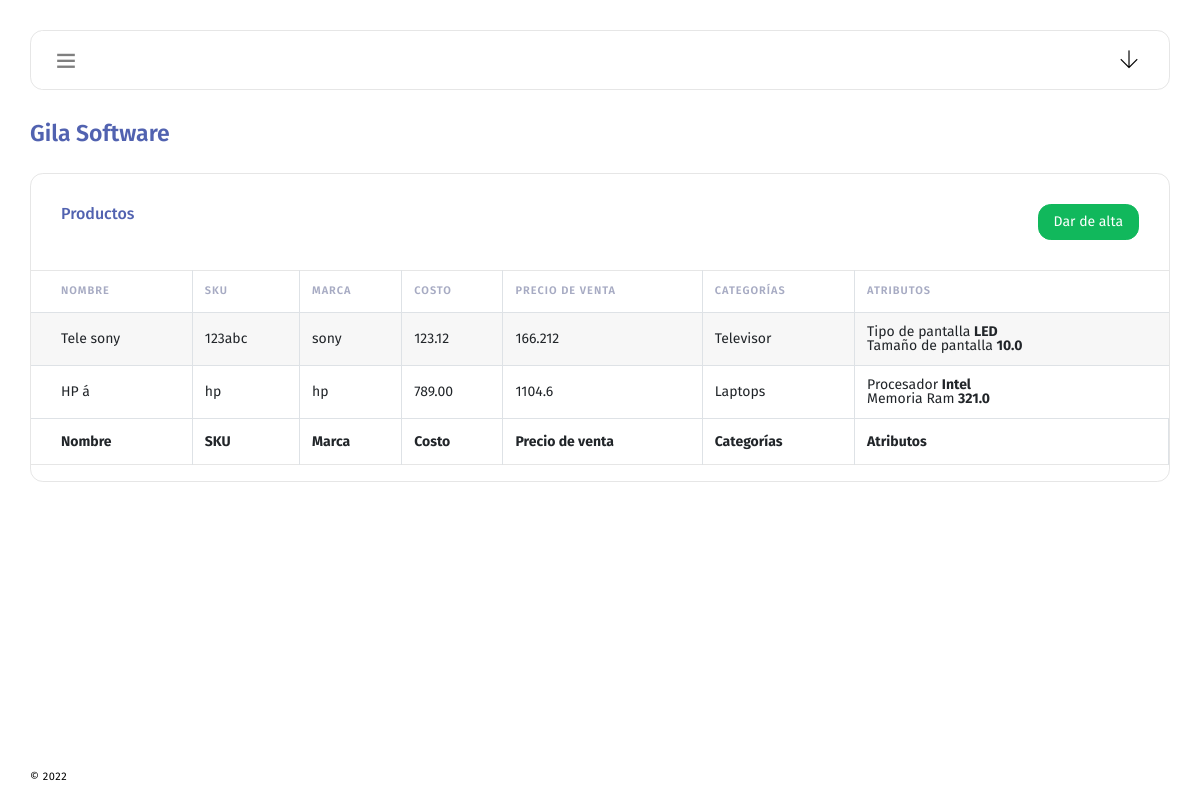
The page / on the database its author committed.
### tables this page shows
CREATE TABLE `productos` (
  `idproducto` int NOT NULL,
  `Nombre` text NOT NULL,
  `SKU` text NOT NULL,
  `Marca` text NOT NULL,
  `Costo` float(10,2) NOT NULL,
  `idCategorias` int NOT NULL,
  `idatributo1` int NOT NULL,
  `atributos2` float(10,1) NOT NULL
);

CREATE TABLE `Categorias` (
  `idCategorias` int NOT NULL,
  `NomCategorias` text NOT NULL
);

CREATE TABLE `atributos1` (
  `idatributo1` int NOT NULL,
  `idCategorias` int NOT NULL,
  `txtatribut` text NOT NULL
);

### index.php (the view, shortened to what this page needs)
<?php
	include_once('head.php');
?>
				<div class="content-body">
					<div class="content">
						<div class="page-header">
							<div class="page-title">
								<h3>Gila Software</h3>
							</div>
						</div>
<?php
	$sql1="SELECT * FROM `productos` as p
			INNER JOIN Categorias as c ON p.idCategorias=c.idCategorias
			INNER JOIN atributos1 as a ON p.`idatributo1`=a.`idatributo1`
			WHERE 1;";
	$re1=mysqli_query($enlace,$sql1);
	if (mysqli_num_rows($re1)){
?>
						<div class="row">
							<div class="col-md-12">
								<div class="card">
									<div class="card-body">
										<h6 class="card-title mb-0">
										Productos
										<button type="button" class="btn btn-success pull-right" data-toggle="modal" data-target="#altamodal">
											Dar de alta
										</button>
										</h6>
									</div>
									<div class="table-responsive">
										<table id="example1" class="table table-striped table-bordered">
											<thead>
												<tr>
													<th>Nombre</th>
													<th>SKU</th>
													<th>Marca</th>
													<th>Costo</th>
													<th>Precio de venta</th>
													<th>Categorías</th>
													<th>Atributos</th>
												</tr>
											</thead>
											<tbody>
<?php
											while($row1=mysqli_fetch_assoc($re1)){
												$Precio=0;
												if($row1['idCategorias']==1){
													$Precio=$row1['Costo']+($row1['Costo']*.35);
													$row1['txtatribut']="Tipo de pantalla <b>".$row1['txtatribut']."</b><br> Tamaño de pantalla <b>".$row1['atributos2']."</b>";
												}
												elseif($row1['idCategorias']==2){
													$Precio=$row1['Costo']+($row1['Costo']*.40);
													$row1['txtatribut']="Procesador <b>".$row1['txtatribut']."</b><br> Memoria Ram <b>".$row1['atributos2']."</b>";
												}
												elseif($row1['idCategorias']==3){
													$Precio=$row1['Costo']+($row1['Costo']*.30);
													$row1['txtatribut']="Material <b>".$row1['txtatribut']."</b><br> Numero / Tamaño <b>".$row1['atributos2']."</b>";
												}
?>
												<tr>
													<td><?php echo $row1['Nombre']; ?></td>
													<td><?php echo $row1['SKU']; ?></td>
													<td><?php echo $row1['Marca']; ?></td>
													<td><?php echo $row1['Costo']; ?></td>
													<td><?php echo $Precio; ?></td>
													<td><?php echo $row1['NomCategorias']; ?></td>
													<td><?php echo $row1['txtatribut']; ?></td>
												</tr>
<?php
											}
?>
											</tbody>
											<tfoot>
												<tr>
													<th>Nombre</th>
													<th>SKU</th>
													<th>Marca</th>
													<th>Costo</th>
													<th>Precio de venta</th>
													<th>Categorías</th>
													<th>Atributos</th>
												</tr>
											</tfoot>
										</table>
									</div>
								</div>
							</div>
						</div>
<?php
	}
?>
					</div>
					<footer class="content-footer">
						<div>© 2022</div>
					</footer>
				</div>
			</div>
		</div>
	</body>
</html>

### head.php (shortened to what this page needs)
<!doctype html>
<html lang="en">
	<head>
		<link rel="stylesheet" href="vendors/bundle.css" type="text/css">
		<link rel="stylesheet" href="vendors/slick/slick.css" type="text/css">
		<link rel="stylesheet" href="vendors/slick/slick-theme.css" type="text/css">
		<link rel="stylesheet" href="vendors/datepicker/daterangepicker.css" type="text/css">
		<link rel="stylesheet" href="vendors/dataTable/datatables.min.css" type="text/css">
		<link rel="stylesheet" href="assets/css/app.min.css" type="text/css">
	</head>
	<body>
		<div class="layout-wrapper">
			<div class="header d-print-none">
				<div class="header-container">
					<div class="header-left">
						<ul class="navbar-nav">
							<li class="nav-item navigation-toggler">
								<a href="#" class="nav-link">
									<i class="ti-menu"></i>
								</a>
							</li>
						</ul>
					</div>
					<ul class="navbar-nav ml-auto">
						<li class="nav-item header-toggler">
							<a href="#" class="nav-link">
								<i class="ti-arrow-down"></i>
							</a>
						</li>
					</ul>
				</div>
			</div>
			<div class="content-wrapper">

### rows shown on the page
productos: Nombre "Tele sony", SKU "123abc", Marca "sony", Costo "123.12", Costo "166.212", idCategorias.NomCategorias "Televisor", idatributo1.txtatribut "LED", atributos2 "10.0"
productos: Nombre "HP á", SKU "hp", Marca "hp", Costo "789.00", Costo "1104.6", idCategorias.NomCategorias "Laptops", idatributo1.txtatribut "Intel", atributos2 "321.0"
